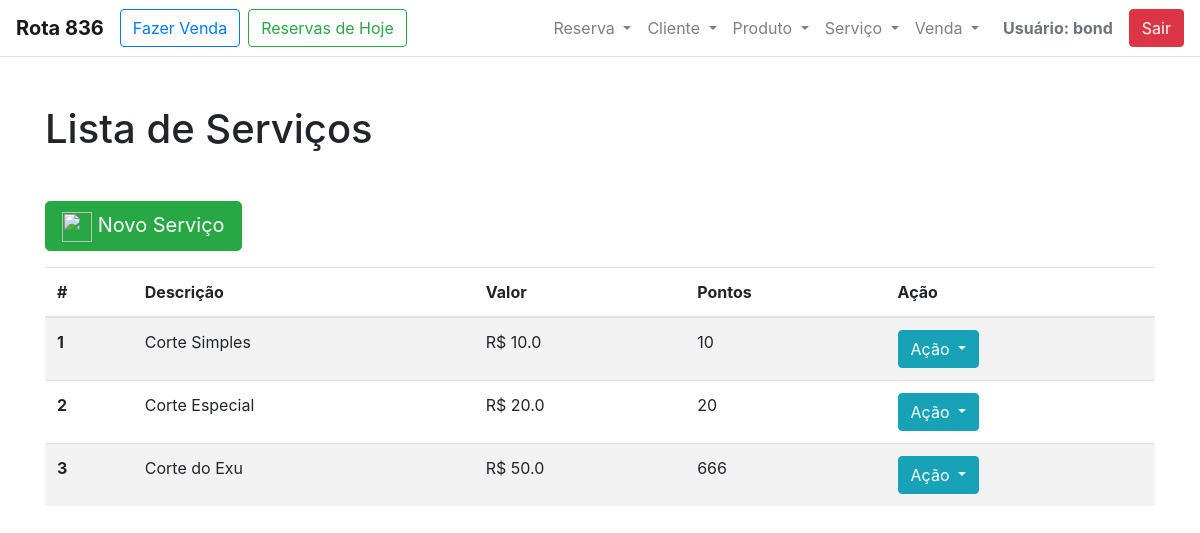
/salao/servico/listar/ (signed in), run on the app's committed database.
### salao/models.py (models this page shows, shortened)
class Servico(models.Model):
    desc_servico = models.CharField(max_length=200, null=False)
    pontos_servico = models.IntegerField(null=False)
    valor_servico = models.FloatField(null=False)
    @property
    def toJSON(self):
        return json.dumps(self, default=lambda x: x.__dict__)

### salao/views.py (the view)
# urls.py: path('servico/listar/', views.ListarServicos.as_view(), name='listar_servicos'),
@method_decorator(login_required, name='dispatch')
class ListarServicos(ListView):
    template_name = 'salao/servico/listar.html'
    model = Servico
    context_object_name = 'servicos'
    paginate_by=10

### salao/templates/salao/servico/listar.html (shortened to what this page needs)
{% extends '../base.html' %}
{% load staticfiles %}
{% block h1_pagina %}
    Lista de Serviços
{% endblock h1_pagina %}
{% block content %}
    <a href="{% url 'salao:incluir_servico' %}"><button class="btn btn-success btn-lg mb-3"><img src="{% static 'img/servicos.png' %}" width="30px" height="30px"> Novo Serviço</button></a>
        <table class="table table-striped">
            <thead>
                <tr>
                  <th scope="col">#</th>
                  <th scope="col">Descrição</th>
                  <th scope="col">Valor</th>
                  <th scope="col">Pontos</th>
                  <th scope="col">Ação</th>
                </tr>
            </thead>
            <tbody>
                {% for servico in object_list %}
                <tr id="{{ servico.id }}">
                  <th scope="row" name="id_servico">{{ servico.id }}</th>
                  <td name="desc_servico">{{ servico.desc_servico }}</td>
                  <td>R$ {{ servico.valor_servico }}</td>
                  <td>{{ servico.pontos_servico }}</td>
                  <td><div class="btn-group">
                              <button type="button" class="btn btn-info dropdown-toggle" data-toggle="dropdown" aria-haspopup="true" aria-expanded="false">
                                Ação
                              </button>
                        </div>
                  </td>
                </tr>
                {% endfor %}
            </tbody>
            </table>
{% endblock content %}

### salao/templates/salao/base.html (shortened to what this page needs)
{% load staticfiles %}
<!DOCTYPE html>
<html lang="pt-br" xmlns="http://www.w3.org/1999/html">
<head>
    <link href="{% static 'css/bootstrap.min.css' %}" rel="stylesheet">
    <link href="{% static 'css/bootstrap.css' %}" rel="stylesheet">
    <link href="{% static 'css/estilizacao.css' %}" rel="stylesheet">
</head>
<body>
      <nav class="navbar navbar-expand-lg navbar-light bg-light bg-white border-bottom box-shadow">
        <a class="navbar-brand font-weight-bold" href="{% url 'salao:dashboard' %}">Rota 836</a>
        <a class="btn btn-outline-primary" href="{% url 'salao:fazer_venda' %}">Fazer Venda</a>
        <a class="ml-2 btn btn-outline-success" href="{% url 'salao:reservas_hoje' %}">Reservas de Hoje</a>
        <div class="collapse navbar-collapse" id="navbarSupportedContent">
            <ul class="navbar-nav ml-lg-auto">
             <li class="nav-item dropdown">
                     <a class="nav-link dropdown-toggle" href="#" id="navbarDropdown" role="button" data-toggle="dropdown" aria-haspopup="true" aria-expanded="false">
                        Reserva
                    </a>
                </li>
                <li class="nav-item dropdown">
                     <a class="nav-link dropdown-toggle" href="#" id="navbarDropdown" role="button" data-toggle="dropdown" aria-haspopup="true" aria-expanded="false">
                        Cliente
                    </a>
                </li>
                <li class="nav-item dropdown">
                     <a class="nav-link dropdown-toggle" href="#" id="navbarDropdown" role="button" data-toggle="dropdown" aria-haspopup="true" aria-expanded="false">
                        Produto
                    </a>
                </li>
                <li class="nav-item dropdown">
                     <a class="nav-link dropdown-toggle" href="#" id="navbarDropdown" role="button" data-toggle="dropdown" aria-haspopup="true" aria-expanded="false">
                        Serviço
                    </a>
                </li>
                <li class="nav-item dropdown">
                     <a class="nav-link dropdown-toggle" href="#" id="navbarDropdown" role="button" data-toggle="dropdown" aria-haspopup="true" aria-expanded="false">
                        Venda
                    </a>
                </li>
            </ul>
            <a class="nav-link disabled font-weight-bold" href="#">Usuário: {{user}}</a>
            <a class="btn btn-danger" href="{% url 'salao:logout' %}">Sair</a>
  </div>
</nav>
        <div class="content container mt-5">
            <div class="page-header">
                <h1 class="display mb-5">{% block h1_pagina %}{% endblock h1_pagina %}</h1>
            </div>
            {% block content %}
            {% endblock content %}
        </div>
  </body>
</html>

### data on the page
Servico: id "1", desc_servico "Corte Simples", valor_servico "10.0", pontos_servico "10"
Servico: id "2", desc_servico "Corte Especial", valor_servico "20.0", pontos_servico "20"
Servico: id "3", desc_servico "Corte do Exu", valor_servico "50.0", pontos_servico "666"

### other printed values
{{ user }} "bond"
